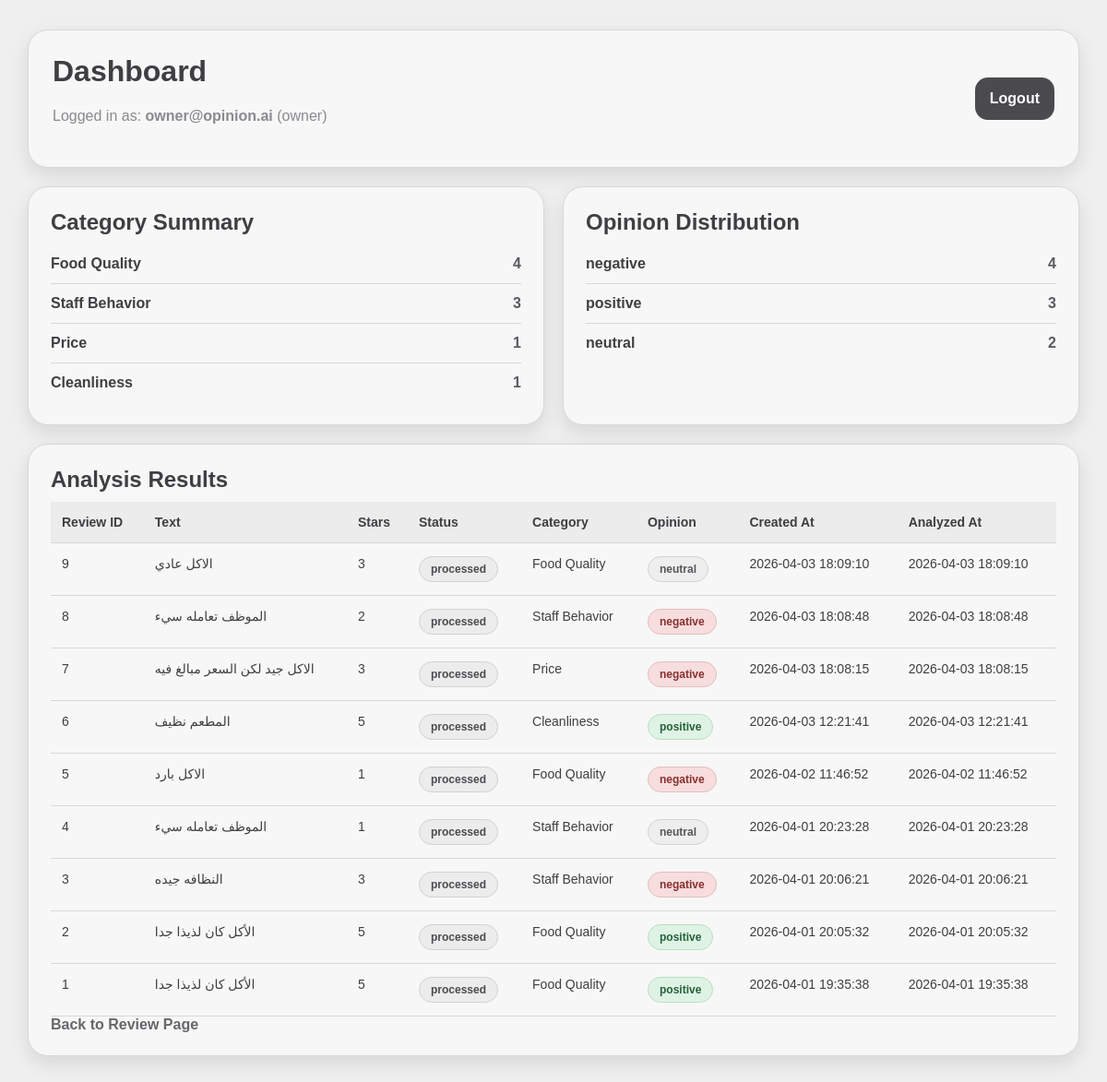
The app's page /dashboard (signed in) with its own data.
### tables this page shows
CREATE TABLE categories (
    id INTEGER PRIMARY KEY AUTOINCREMENT,
    name TEXT NOT NULL UNIQUE
);

CREATE TABLE review_analysis (
    id INTEGER PRIMARY KEY AUTOINCREMENT,
    review_id INTEGER NOT NULL UNIQUE,
    category_id INTEGER NOT NULL,
    opinion TEXT NOT NULL CHECK (opinion IN ('positive', 'neutral', 'negative')),
    analyzed_at TEXT NOT NULL DEFAULT CURRENT_TIMESTAMP,
    FOREIGN KEY (review_id) REFERENCES reviews(id) ON DELETE CASCADE,
    FOREIGN KEY (category_id) REFERENCES categories(id)
);

CREATE TABLE reviews (
    id INTEGER PRIMARY KEY AUTOINCREMENT,
    text TEXT NOT NULL,
    stars INTEGER NOT NULL CHECK (stars BETWEEN 1 AND 5),
    status TEXT NOT NULL CHECK (status IN ('queued', 'processed')),
    created_at TEXT NOT NULL DEFAULT CURRENT_TIMESTAMP
);

### app.py (the view)
@app.route("/dashboard")
def dashboard():
    if not is_logged_in():
        flash("Please log in first.", "error")
        return redirect(url_for("login"))
    category_summary = get_category_summary()
    opinion_distribution = get_opinion_distribution()
    results = get_all_analysis_results()
    return render_template(
        "dashboard.html",
        category_summary=category_summary,
        opinion_distribution=opinion_distribution,
        results=results,
        user_email=session.get("user_email"),
        user_type=session.get("user_type"),
    )

### app.py (called while the page is built)
def is_logged_in():
    return "user_id" in session

### db.py (called while the page is built)
def get_db_connection():
    conn = sqlite3.connect(db_path)
    conn.row_factory = sqlite3.Row
    conn.execute("PRAGMA foreign_keys = ON;")
    return conn

def get_category_summary():
    conn = get_db_connection()
    cursor = conn.cursor()
    cursor.execute(
        """
        SELECT c.name AS category_name, COUNT(*) AS total
        FROM review_analysis ra
        JOIN categories c ON ra.category_id = c.id
        GROUP BY c.name
        ORDER BY total DESC
        """
    )
    results = cursor.fetchall()
    conn.close()
    return results

def get_opinion_distribution():
    conn = get_db_connection()
    cursor = conn.cursor()
    cursor.execute(
        """
        SELECT opinion, COUNT(*) AS total
        FROM review_analysis
        GROUP BY opinion
        ORDER BY total DESC
        """
    )
    results = cursor.fetchall()
    conn.close()
    return results

def get_all_analysis_results():
    conn = get_db_connection()
    cursor = conn.cursor()
    cursor.execute(
        """
        SELECT
            r.id AS review_id,
            r.text,
            r.stars,
            r.status,
            r.created_at,
            c.name AS category_name,
            ra.opinion,
            ra.analyzed_at
        FROM reviews r
        JOIN review_analysis ra ON r.id = ra.review_id
        JOIN categories c ON ra.category_id = c.id
        ORDER BY r.created_at DESC
        """
    )
    results = cursor.fetchall()
    conn.close()
    return results

### templates/dashboard.html (shortened to what this page needs)
<!DOCTYPE html>
<html lang="en">
<head>
    <link rel="stylesheet" href="{{ url_for('static', filename='style.css') }}">
</head>
<body>
    <div class="page-container">
        <div class="card dashboard-header">
            <div class="dashboard-topbar">
                <div>
                    <h1>Dashboard</h1>
                    <p>
                        Logged in as: <strong>{{ user_email }}</strong>
                        ({{ user_type }})
                    </p>
                </div>
                <form action="{{ url_for('logout') }}" method="POST">
                    <button class="btn-danger" type="submit">Logout</button>
                </form>
            </div>
        </div>
        <div class="summary-grid">
            <div class="card summary-card">
                <h2 class="section-title">Category Summary</h2>
                {% if category_summary %}
                    <ul class="summary-list">
                        {% for row in category_summary %}
                            <li>
                                <span class="summary-key">{{ row["category_name"] }}</span>
                                <span class="summary-value">{{ row["total"] }}</span>
                            </li>
                        {% endfor %}
                    </ul>
                {% else %}
                    <p class="empty-message">No category data available yet.</p>
                {% endif %}
            </div>
            <div class="card summary-card">
                <h2 class="section-title">Opinion Distribution</h2>
                {% if opinion_distribution %}
                    <ul class="summary-list">
                        {% for row in opinion_distribution %}
                            <li>
                                <span class="summary-key">{{ row["opinion"] }}</span>
                                <span class="summary-value">{{ row["total"] }}</span>
                            </li>
                        {% endfor %}
                    </ul>
                {% else %}
                    <p class="empty-message">No opinion data available yet.</p>
                {% endif %}
            </div>
        </div>
        <div class="card table-card">
            <h2>Analysis Results</h2>
            {% if results %}
                <table>
                    <thead>
                        <tr>
                            <th>Review ID</th>
                            <th>Text</th>
                            <th>Stars</th>
                            <th>Status</th>
                            <th>Category</th>
                            <th>Opinion</th>
                            <th>Created At</th>
                            <th>Analyzed At</th>
                        </tr>
                    </thead>
                    <tbody>
                        {% for row in results %}
                            <tr>
                                <td>{{ row["review_id"] }}</td>
                                <td>{{ row["text"] }}</td>
                                <td>{{ row["stars"] }}</td>
                                <td>
                                    <span class="badge badge-status">
                                        {{ row["status"] }}
                                    </span>
                                </td>
                                <td>{{ row["category_name"] }}</td>
                                <td>
                                    <span class="badge badge-{{ row['opinion'] }}">
                                        {{ row["opinion"] }}
                                    </span>
                                </td>
                                <td>{{ row["created_at"] }}</td>
                                <td>{{ row["analyzed_at"] }}</td>
                            </tr>
                        {% endfor %}
                    </tbody>
                </table>
            {% else %}
                <p class="empty-message">No analysis results available yet.</p>
            {% endif %}
            <a class="inline-link" href="{{ url_for('home') }}">Back to Review Page</a>
        </div>
    </div>
</body>
</html>

### static/style.css (style rules this page uses)
:root { --bg: #efefef; --surface: #f7f7f7; --surface-2: #f0f0f0; --text: #3f3f43; --muted: #8a8a8f; --border: #d8d8dc; --primary: #4a4a4f; --primary-dark: #3f3f43; --danger: #4a4a4f; --danger-dark: #3f3f43; --success-bg: #ececec; --success-text: #4b4b50; --error-bg: #ececec; --error-text: #4b4b50; --shadow: 0 8px 20px rgba(0, 0, 0, 0.10); --radius: 22px; }
* { box-sizing: border-box; }
html, body { margin: 0; padding: 0; }
body { font-family: Arial, sans-serif; background: var(--bg); color: var(--text); min-height: 100vh; }
.page-container { width: min(95%, 1180px); margin: 32px auto; }
.card { background: var(--surface); border: 1px solid var(--border); border-radius: var(--radius); box-shadow: var(--shadow); }
.form-panel h1, .info-panel h2, .section-title, .dashboard-header h1, .table-card h2 { margin-top: 0; margin-bottom: 10px; color: var(--text); font-weight: 700; }
.form-panel p, .info-panel p, .dashboard-header p, .muted, .empty-message { color: var(--muted); line-height: 1.7; }
input, textarea, select, button { width: 100%; font-size: 16px; border-radius: 14px; }
button { border: none; padding: 14px 16px; cursor: pointer; font-weight: 700; transition: 0.2s ease; }
.btn-primary, .btn-danger { background: var(--primary); color: #ffffff; }
.inline-link { color: #66666b; text-decoration: none; font-weight: 700; }
.dashboard-header { padding: 26px; margin-bottom: 20px; }
.dashboard-topbar { display: flex; justify-content: space-between; align-items: center; gap: 16px; flex-wrap: wrap; }
.summary-grid { display: grid; grid-template-columns: repeat(auto-fit, minmax(280px, 1fr)); gap: 20px; margin-bottom: 20px; }
.summary-card { padding: 24px; }
.summary-list { list-style: none; padding: 0; margin: 0; }
.summary-list li { display: flex; justify-content: space-between; gap: 12px; padding: 12px 0; border-bottom: 1px solid var(--border); }
.summary-list li:last-child { border-bottom: none; }
.summary-key { font-weight: 700; color: var(--text); }
.summary-value { color: #5a5a60; font-weight: 700; }
.table-card { padding: 24px; overflow-x: auto; }
table { width: 100%; border-collapse: collapse; min-width: 950px; background: transparent; }
thead th { background: #ececec; color: var(--text); font-size: 14px; text-align: left; padding: 14px 12px; border-bottom: 1px solid var(--border); }
tbody td { padding: 14px 12px; border-bottom: 1px solid var(--border); vertical-align: top; font-size: 14px; color: var(--text); }
.badge { display: inline-block; padding: 6px 12px; border-radius: 999px; font-size: 12px; font-weight: 700; white-space: nowrap; border: 1px solid transparent; }
.badge-status { background: #ececec; color: #4b4b50; border-color: #d2d2d7; }
.badge-positive { background: #dff3e4; color: #24613a; border-color: #b9dfc2; }
.badge-neutral { background: #eeeeee; color: #55555a; border-color: #d3d3d8; }
.badge-negative { background: #f7dddd; color: #8a2f2f; border-color: #e7bcbc; }

### records on screen
categories: category_name "Food Quality", total "4"
categories: category_name "Staff Behavior", total "3"
categories: category_name "Price", total "1"
categories: category_name "Cleanliness", total "1"
review_analysis: opinion "negative", total "4", review_id "7", text "الاكل جيد لكن السعر مبالغ فيه", stars "3", status "processed", category_name "Price", created_at "2026-04-03 18:08:15", analyzed_at "2026-04-03 18:08:15"
review_analysis: review_id "9", text "الاكل عادي", stars "3", status "processed", category_name "Food Quality", opinion "neutral", created_at "2026-04-03 18:09:10", analyzed_at "2026-04-03 18:09:10"
review_analysis: review_id "8", text "الموظف تعامله سيء", stars "2", status "processed", category_name "Staff Behavior", opinion "negative", created_at "2026-04-03 18:08:48", analyzed_at "2026-04-03 18:08:48"
review_analysis: review_id "6", text "المطعم نظيف", stars "5", status "processed", category_name "Cleanliness", opinion "positive", created_at "2026-04-03 12:21:41", analyzed_at "2026-04-03 12:21:41"
review_analysis: review_id "5", text "الاكل بارد", stars "1", status "processed", category_name "Food Quality", opinion "negative", created_at "2026-04-02 11:46:52", analyzed_at "2026-04-02 11:46:52"
review_analysis: review_id "4", text "الموظف تعامله سيء", stars "1", status "processed", category_name "Staff Behavior", opinion "neutral", created_at "2026-04-01 20:23:28", analyzed_at "2026-04-01 20:23:28"
review_analysis: review_id "3", text "النظافه جيده", stars "3", status "processed", category_name "Staff Behavior", opinion "negative", created_at "2026-04-01 20:06:21", analyzed_at "2026-04-01 20:06:21"
review_analysis: review_id "2", text "الأكل كان لذيذا جدا", stars "5", status "processed", category_name "Food Quality", opinion "positive", created_at "2026-04-01 20:05:32", analyzed_at "2026-04-01 20:05:32"
review_analysis: review_id "1", text "الأكل كان لذيذا جدا", stars "5", status "processed", category_name "Food Quality", opinion "positive", created_at "2026-04-01 19:35:38", analyzed_at "2026-04-01 19:35:38"

### other values on screen
{{ user_email }} "owner@opinion.ai"
{{ user_type }} "owner"
{{ row["opinion"] }} "positive" "neutral"
{{ row["total"] }} "3" "2"
